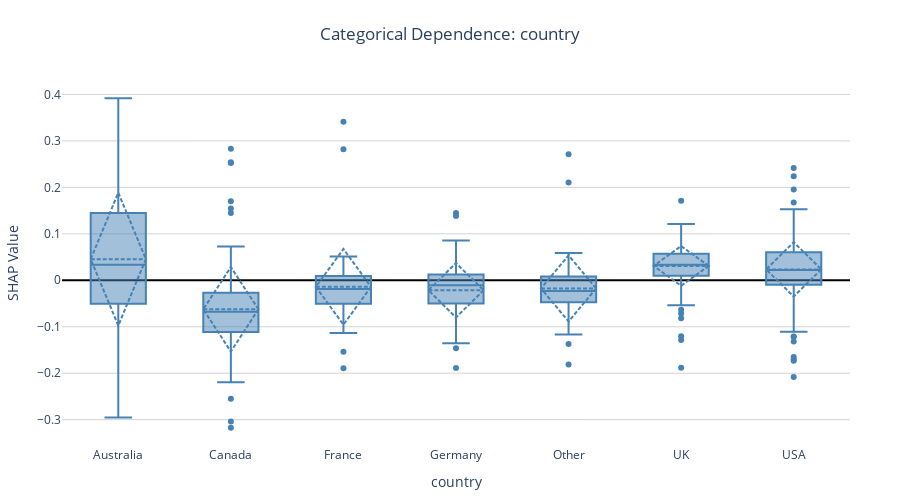

Write notebook code for a chart like this one.
### Code cell
fig = interp.plot_dependence_categorical('country', value_labels=country_labels)
fig.show()
